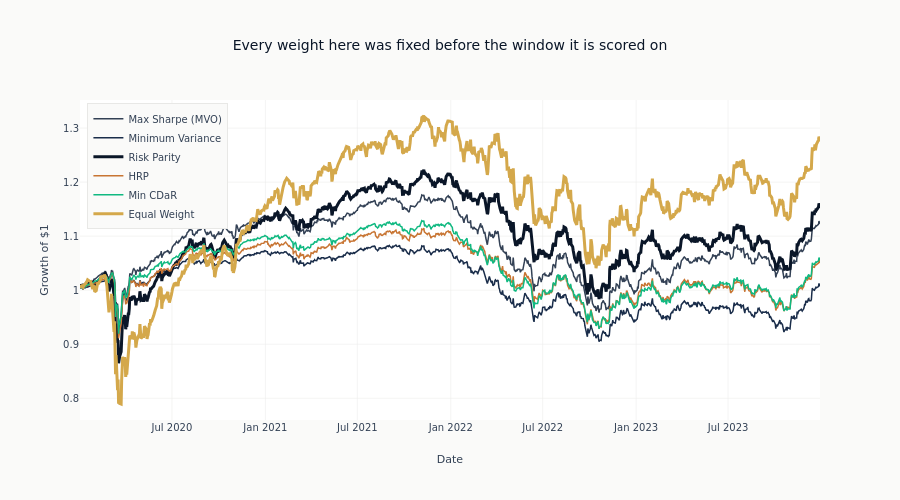

Here is the notebook cell this chart was saved with:
### Code cell
cumulative = (1 + returns_df).cumprod()
fig = go.Figure()
method_colors = {
    "Max Sharpe (MVO)": COLORS["neutral"],
    "Minimum Variance": COLORS["slate"],
    "Risk Parity": COLORS["blue"],
    "HRP": COLORS["copper"],
    "Min CDaR": COLORS["positive"],
    "Equal Weight": COLORS["amber"],
}
for col in cumulative.columns:
    fig.add_trace(
        go.Scatter(
            x=cumulative.index,
            y=cumulative[col],
            name=col,
            line=dict(
                color=method_colors[col],
                width=3 if col in {"Risk Parity", "Equal Weight"} else 1.5,
            ),
        )
    )

final_growth = cumulative.iloc[-1]
growth_leader = str(final_growth.idxmax())
fig.update_layout(
    title="Every weight here was fixed before the window it is scored on",
    xaxis_title="Date",
    yaxis_title="Growth of $1",
    height=500,
    legend=dict(yanchor="top", y=0.99, xanchor="left", x=0.01, bgcolor=COLORS["bg_light"]),
)
fig.show()

### Figure 1 — Plotly figure (JSON) as saved in the notebook; plotly's stock layout.template omitted (floating-point values rounded to 4 significant figures; data arrays with more than 128 entries replaced by an {"elided": "..."} marker saying what was removed)
{"data": [{"line": {"color": "#334155", "width": 1.5}, "name": "Max Sharpe (MVO)", "type": "scatter", "x": {"elided": "1006 str values"}, "y": {"elided": "1006 float values"}}, {"line": {"color": "#1a2d4a", "width": 1.5}, "name": "Minimum Variance", "type": "scatter", "x": {"elided": "1006 str values"}, "y": {"elided": "1006 float values"}}, {"line": {"color": "#0a1628", "width": 3}, "name": "Risk Parity", "type": "scatter", "x": {"elided": "1006 str values"}, "y": {"elided": "1006 float values"}}, {"line": {"color": "#C87533", "width": 1.5}, "name": "HRP", "type": "scatter", "x": {"elided": "1006 str values"}, "y": {"elided": "1006 float values"}}, {"line": {"color": "#10b981", "width": 1.5}, "name": "Min CDaR", "type": "scatter", "x": {"elided": "1006 str values"}, "y": {"elided": "1006 float values"}}, {"line": {"color": "#D4A84B", "width": 3}, "name": "Equal Weight", "type": "scatter", "x": {"elided": "1006 str values"}, "y": {"elided": "1006 float values"}}], "layout": {"height": 500, "legend": {"bgcolor": "#FAFAF9", "x": 0.01, "xanchor": "left", "y": 0.99, "yanchor": "top"}, "title": {"text": "Every weight here was fixed before the window it is scored on"}, "xaxis": {"title": {"text": "Date"}}, "yaxis": {"title": {"text": "Growth of $1"}}}}
